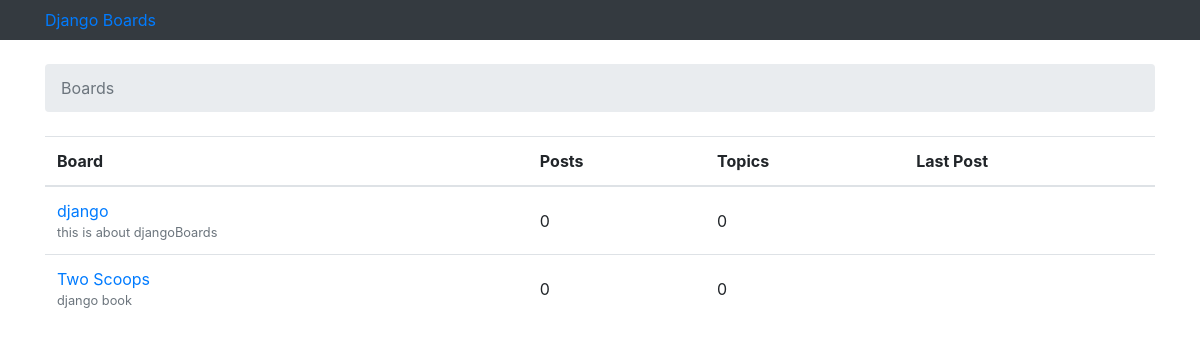
The page / on the database its author committed.
### boards/models.py (models this page shows, shortened)
class Board(models.Model):
    name = models.CharField(max_length=30,unique=True)
    description = models.CharField(max_length=100)

### boards/views.py (the view)
# urls.py: 2. Add a URL to urlpatterns:  path('', views.home, name='home')
def home(request):
    boards = Board.objects.all()
    return render(request,'home.html',{'boards':boards})

### templates/home.html (shortened to what this page needs)
{% extends 'base.html' %}
{% load static %}
            {% block breadcrumb %}
            <li class="breadcrumb-item active">Boards</li>
            {% endblock %}
        {% block content %}
        <table class="table">
            <thead class="thead-inverse">
                <tr>
                    <th>Board</th>
                    <th>Posts</th>
                    <th>Topics</th>
                    <th>Last Post</th>
                </tr>
            </thead>
            <tbody>
                {% for board in boards %}
                <tr>
                    <td>
                        <a href="{% url 'board_topics' board.pk %}">{{ board.name }}</a>
                        <small class="text-muted d-block">{{board.description}}</small>
                    </td>
                    <td class="align-middle">0</td>
                    <td class="align-middle">0</td>
                    <td></td>
                </tr>
                {% endfor %}
            </tbody>
        </table>
        {% endblock %}

### rows shown on the page
Board: name "django", description "this is about djangoBoards"
Board: name "Two Scoops", description "django book"
